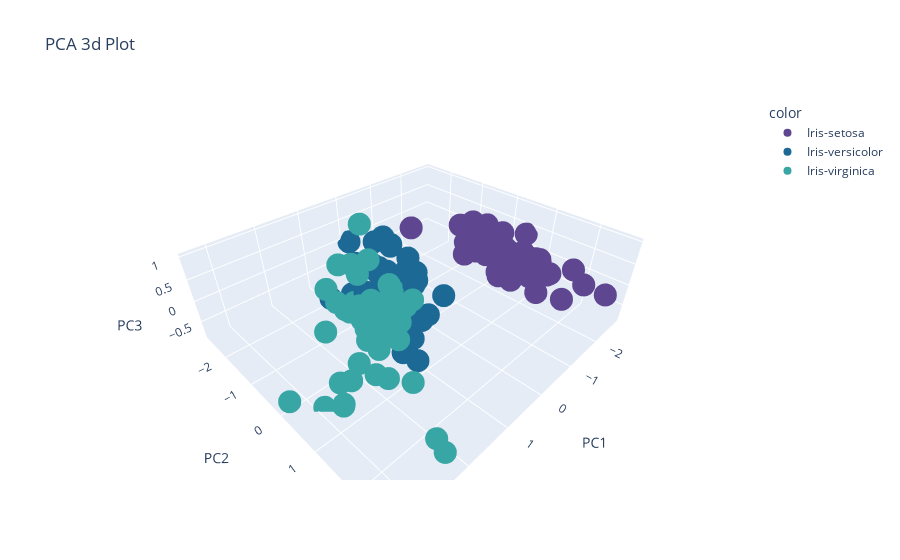

Notebook source saved alongside this figure:
### Code cell
# 3d plot of PCA
px.scatter_3d(pca_df, x='PC1', y='PC2', z='PC3', color = data['Species'], color_discrete_sequence = px.colors.qualitative.Prism,
             title = 'PCA 3d Plot')
